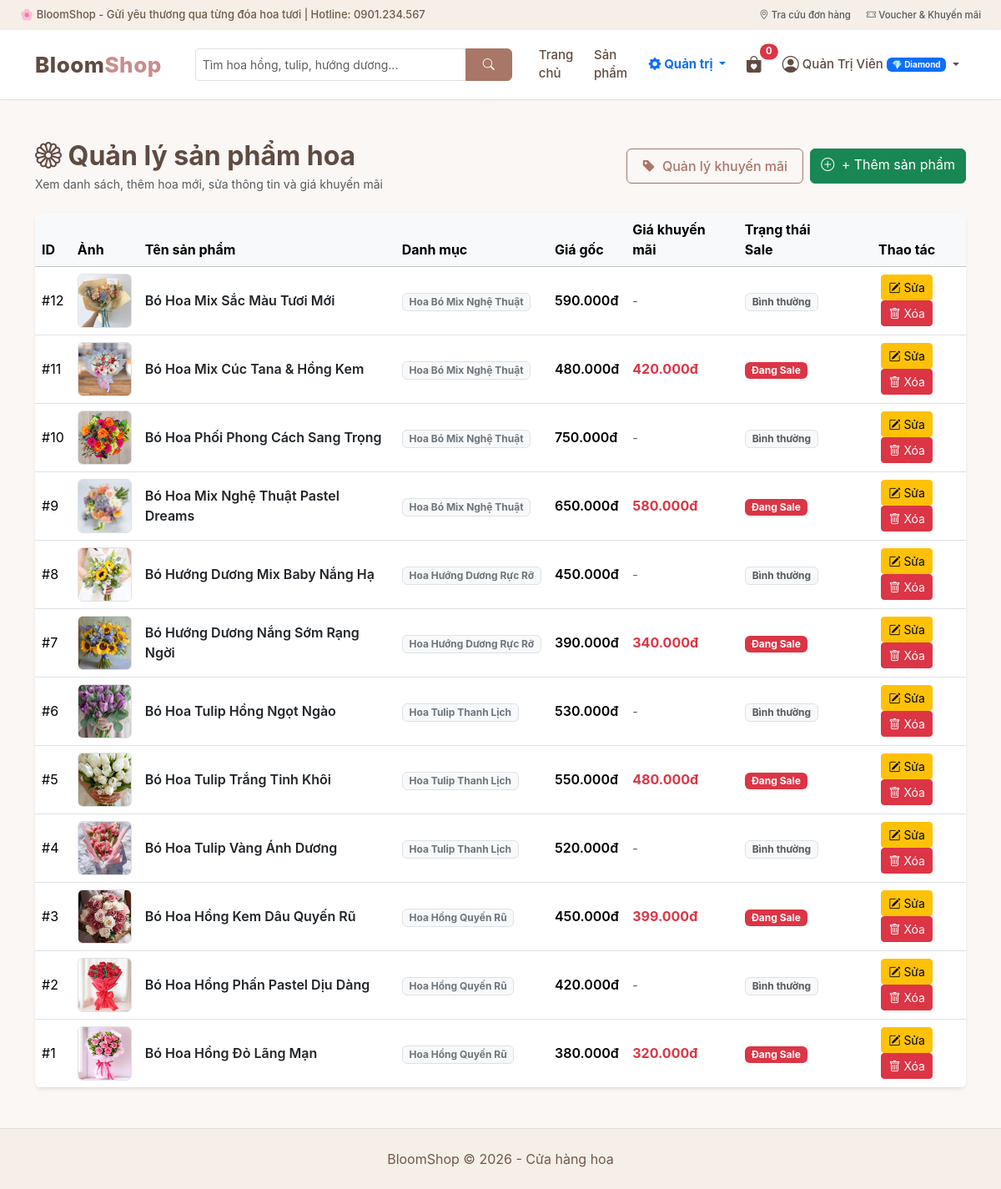
The page /controller/index.php?act=quanlysp (signed in) on the database its author committed.
### tables this page shows
CREATE TABLE IF NOT EXISTS `sanpham` (
  `id` INT AUTO_INCREMENT PRIMARY KEY,
  `name` VARCHAR(255) NOT NULL,
  `price` DECIMAL(12,2) NOT NULL,
  `sale_price` DECIMAL(12,2) DEFAULT NULL COMMENT 'Giá khuyến mãi',
  `is_sale` TINYINT(1) DEFAULT 0 COMMENT '1: Đang khuyến mãi, 0: Không',
  `image` VARCHAR(255) NOT NULL,
  `description` TEXT DEFAULT NULL,
  `id_dm` INT NOT NULL,
  `created_at` DATETIME DEFAULT CURRENT_TIMESTAMP,
  FOREIGN KEY (`id_dm`) REFERENCES `danhmuc`(`id`) ON DELETE CASCADE
);

CREATE TABLE IF NOT EXISTS `danhmuc` (
  `id` INT AUTO_INCREMENT PRIMARY KEY,
  `name` VARCHAR(255) NOT NULL,
  `created_at` DATETIME DEFAULT CURRENT_TIMESTAMP
);

### model/xl_database.php (called while the page is built, shortened)
<?php
class xl_data extends database
{
    public function readitem($sql, $params = [])
    {
        $conn = $this->connection_database();
        $stmt = $conn->prepare($sql);
        $stmt->execute($params);
        return $stmt->fetchAll(PDO::FETCH_ASSOC);
    }
}

### view/sanpham.php (the view, shortened to what this page needs)
<div class="container my-5">
    <div class="d-flex justify-content-between align-items-center mb-4 flex-wrap gap-2">
        <div>
            <h2 class="fw-bold mb-1" style="color: #604b41;">
                <i class="bi bi-flower1"></i> Quản lý sản phẩm hoa
            </h2>
            <p class="text-muted small mb-0">Xem danh sách, thêm hoa mới, sửa thông tin và giá khuyến mãi</p>
        </div>
        <div class="d-flex gap-2">
            <a href="index.php?act=khuyenmai" class="btn btn-bloom-outline">
                <i class="bi bi-tag-fill me-1"></i> Quản lý khuyến mãi
            </a>
            <a href="index.php?act=themsp" class="btn btn-success">
                <i class="bi bi-plus-circle me-1"></i> + Thêm sản phẩm
            </a>
        </div>
    </div>
    <div class="card border-0 shadow-sm rounded-3 overflow-hidden bg-white">
        <div class="table-responsive">
            <table class="table table-hover align-middle mb-0">
                <thead class="table-light">
                    <tr>
                        <th>ID</th>
                        <th>Ảnh</th>
                        <th>Tên sản phẩm</th>
                        <th>Danh mục</th>
                        <th>Giá gốc</th>
                        <th>Giá khuyến mãi</th>
                        <th>Trạng thái Sale</th>
                        <th class="text-center">Thao tác</th>
                    </tr>
                </thead>
                <tbody>
                    <?php if (!empty($danhsach)) { foreach ($danhsach as $sp) {
                        $has_sale = (!empty($sp['is_sale']) && !empty($sp['sale_price']));
                    ?>
                        <tr>
                            <td>#<?= $sp['id'] ?></td>
                            <td>
                                <img width="65" height="65" class="rounded object-fit-cover border" src="/bloomshop/view/image/sanpham/<?= htmlspecialchars($sp['image']) ?>" alt="" onerror="this.src='/bloomshop/view/image/banner.jpg'">
                            </td>
                            <td>
                                <a href="index.php?act=chitiettsp&id=<?= $sp['id'] ?>" class="text-dark fw-semibold text-decoration-none">
                                    <?= htmlspecialchars($sp['name']) ?>
                                </a>
                            </td>
                            <td>
                                <span class="badge bg-light text-secondary border"><?= htmlspecialchars($sp['tendanhmuc']) ?></span>
                            </td>
                            <td class="fw-semibold"><?= number_format($sp['price'], 0, ',', '.') ?>đ</td>
                            <td>
                                <?php if ($has_sale) { ?>
                                    <span class="fw-bold text-danger"><?= number_format($sp['sale_price'], 0, ',', '.') ?>đ</span>
                                <?php } else { ?>
                                    <span class="text-muted small">-</span>
                                <?php } ?>
                            </td>
                            <td>
                                <?php if ($has_sale) { ?>
                                    <span class="badge bg-danger">Đang Sale</span>
                                <?php } else { ?>
                                    <span class="badge bg-light text-muted border">Bình thường</span>
                                <?php } ?>
                            </td>
                            <td class="text-center">
                                <a class="btn btn-warning btn-sm" href="index.php?act=suasp&id=<?= $sp['id'] ?>" title="Sửa sản phẩm">
                                    <i class="bi bi-pencil-square"></i> Sửa
                                </a>
                                <form method="POST" action="index.php?act=xoasp" class="d-inline" onsubmit="return confirm('Bạn có chắc muốn xóa sản phẩm này?')">
                                    <button type="submit" name="xoa" class="btn btn-danger btn-sm" title="Xóa sản phẩm">
                                        <i class="bi bi-trash"></i> Xóa
                                    </button>
                                </form>
                            </td>
                        </tr>
                    <?php }} else { ?>
                        <tr>
                            <td colspan="8" class="text-center py-4 text-muted">Chưa có sản phẩm nào.</td>
                        </tr>
                    <?php } ?>
                </tbody>
            </table>
        </div>
    </div>
</div>

### view/css/style.css (style rules this page uses)
:root { --bloom-primary: #a87768; --bloom-hover: #81594e; --bloom-dark: #604b41; --bloom-light: #faf7f5; --bloom-cream: #f5efe8; --bloom-accent: #c98d8d; --bloom-border: #ebdcd5; }
html { scroll-behavior: smooth; }
body { margin: 0; font-family: -apple-system, BlinkMacSystemFont, "Segoe UI", Roboto, "Helvetica Neue", Arial, sans-serif; background-color: var(--bloom-light); color: #4a3e3d; text-rendering: optimizeLegibility; -webkit-font-smoothing: antialiased; }
a { color: var(--bloom-primary); text-decoration: none; transition: color 0.2s ease; }
.table-responsive { -webkit-overflow-scrolling: touch; }
.btn-bloom-outline { border: 1px solid var(--bloom-primary); color: var(--bloom-primary); background: transparent; padding: 8px 18px; border-radius: 6px; font-weight: 500; transition: all 0.2s ease; }

### rows shown on the page
sanpham: id "12", image (picture), name "Bó Hoa Mix Sắc Màu Tươi Mới", id_dm.name "Hoa Bó Mix Nghệ Thuật", price "590.000", is_sale "Bình thường"
sanpham: id "11", image (picture), name "Bó Hoa Mix Cúc Tana & Hồng Kem", id_dm.name "Hoa Bó Mix Nghệ Thuật", price "480.000", sale_price "420.000", is_sale "Đang Sale"
sanpham: id "10", image (picture), name "Bó Hoa Phối Phong Cách Sang Trọng", id_dm.name "Hoa Bó Mix Nghệ Thuật", price "750.000", is_sale "Bình thường"
sanpham: id "9", image (picture), name "Bó Hoa Mix Nghệ Thuật Pastel Dreams", id_dm.name "Hoa Bó Mix Nghệ Thuật", price "650.000", sale_price "580.000", is_sale "Đang Sale"
sanpham: id "8", image (picture), name "Bó Hướng Dương Mix Baby Nắng Hạ", id_dm.name "Hoa Hướng Dương Rực Rỡ", price "450.000", is_sale "Bình thường"
sanpham: id "7", image (picture), name "Bó Hướng Dương Nắng Sớm Rạng Ngời", id_dm.name "Hoa Hướng Dương Rực Rỡ", price "390.000", sale_price "340.000", is_sale "Đang Sale"
sanpham: id "6", image (picture), name "Bó Hoa Tulip Hồng Ngọt Ngào", id_dm.name "Hoa Tulip Thanh Lịch", price "530.000", is_sale "Bình thường"
sanpham: id "5", image (picture), name "Bó Hoa Tulip Trắng Tinh Khôi", id_dm.name "Hoa Tulip Thanh Lịch", price "550.000", sale_price "480.000", is_sale "Đang Sale"
sanpham: id "4", image (picture), name "Bó Hoa Tulip Vàng Ánh Dương", id_dm.name "Hoa Tulip Thanh Lịch", price "520.000", is_sale "Bình thường"
sanpham: id "3", image (picture), name "Bó Hoa Hồng Kem Dâu Quyến Rũ", id_dm.name "Hoa Hồng Quyến Rũ", price "450.000", sale_price "399.000", is_sale "Đang Sale"
sanpham: id "2", image (picture), name "Bó Hoa Hồng Phấn Pastel Dịu Dàng", id_dm.name "Hoa Hồng Quyến Rũ", price "420.000", is_sale "Bình thường"
sanpham: id "1", image (picture), name "Bó Hoa Hồng Đỏ Lãng Mạn", id_dm.name "Hoa Hồng Quyến Rũ", price "380.000", sale_price "320.000", is_sale "Đang Sale"

### other values the page prints
$cart_count "0"
$_SESSION['name'] "Quản Trị Viên"
